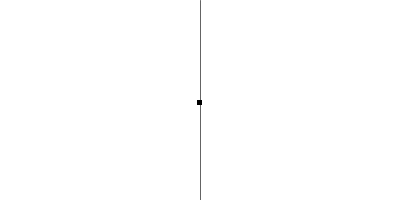
Frame 1 (no input)
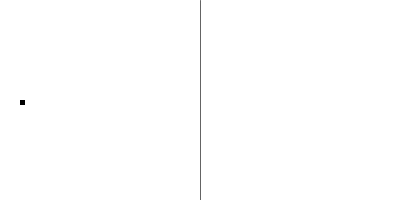
Frame 60 (the mouse pressed at the canvas centre just before this capture)
Frame 120 (the mouse held since frame 60 and released just before this capture): identical to frame 60, image omitted

The Processing sketch that drew these frames (run headless with seeded random() and noise(); from frame 60 on, the mouse is pressed at the canvas centre):

// Processing sketch: _11_Objekt
// ── _11_Objekt.pde
// processing 2 - NOD / Roxy 6.5. 2008 Praha
// :: krystof pesek

// 11 objekt, koncepce, zaklady

// objekt je ucelena sada funkci, promennych, operaci ktere
// se chovaji jako jednotne teleso
// objekty se pouzivaji pro organizaci kodu do srozumitelnejsiho tvaru
// pod objektem je mozno predstavit si cokoli, v tomto prikladu
// budeme pracovat s jadnoduchym objektem ktery bude reagovat na uzivateluv
// vstup a kreslit jednoduchy obrazec

// telo objektu vypada nasledovne:
// v processingu se definice omezuje na slovo "class" - tedy hrube prelozeno jako trida
// k zalozeni vlastni class piseme takto:

// class MujObjekt{
//  
// }

// timto se vytvorila class nazvana "MujObjekt"
// ta v sobe muze drzet neomezeny pocet funkci a promennych
// tak napriklad:

class MujObjekt{
  float x;
  float y;
  float rychlost;
  float w,h;

  // tzv. konstruktor je volan jen pri vytvoreni obejktu
  // konstruktor muze obsahovat i vstup promennych z vnejsku
  // napr.
  //  MujObjekt(float _x){
  // //prebrani promenne z vnesku do lokalni objektove
  //   x=_x;
  // }
  // konstruktoru muze byt i vice v jednom objektu
  // tedy objekt muze mit vice verzi zrodu
  // to se da napsat rozdilnymi argumenty v kulatych zavorkach konstruktoru
  //
  // MujObjekt(){ ... }
  // MujObjekt(float x, float y,int id){ ... }


  MujObjekt(){
    y = height/2.0;
    x = width/2.0;
    rychlost = 3.0;
    w = h = 5;
  }

  // funkce ktera pricte k "x" promennou "rychlost", pohyb doprava;
  void pohniSeDoprava(){
    x+=rychlost;
  }

  // funkce ktera odecte od "x" promennou "rychlost", pohyb doleva;
  void pohniSeDoleva(){
    x-=rychlost;
  }

  //funkce ktera vykresli objekt
  void vykresli(){

    // volani vnitrni promenne, i bez teckove syntaxe je srozumitelne
    // rovna se this.zustanNaPlose();
    zustanNaPlose();

    noStroke();
    fill(0);
    rect(x,y,w,h);
  }

  void zustanNaPlose(){
    x = constrain(x,0,width-w); 
    y = constrain(y,0,width-h);    
  }
}


//////////////////////////////////////////////////////////////
// voila
// nyni mame svuj jednoduchy objekt definovan, ten nemusi byt nezbytne na
// zacatku programu, muze byt kdekoli
// nize priklad jak se da pouzit..
//////////////////////////////////////////////////////////////


// vytvoreni objektu zde;
MujObjekt instanceObjektu;

void setup(){
  // tzv. cast objektu, zde se objekt vytvari - vola se konstruktor
  instanceObjektu = new MujObjekt(); 
  size(400,200); 
}

void draw(){
  background(255);
  
  //delici cara na polovine
  stroke(0,155);
  line(width/2.0,0,width/2.0,height);

  if(mouseX>width/2.0){
    // teckovou syntaxi se da takto zavolat funkce objetku
    instanceObjektu.pohniSeDoprava();    
  }
  else if(mouseX<width/2.0){
    instanceObjektu.pohniSeDoleva();    
  }

  //volani kreslici funkce do drawu
  instanceObjektu.vykresli();

  // na vnitrni funkce promenne cokoli se muzeme zvnejsi dostat teckovou syntaxi..
  println("X: "+instanceObjektu.x+"   Y: "+instanceObjektu.x);
}

// objekty maji dalsi zajimave vlastnosti, moho mezi sebou komunikovat
// navzajem se vytvaret, dedit svoje vlastnosti, modifikovat je atd..
// cela koncepce je prevzata z javy, temer cokoli co lze napsat jave
// lze i v processingu, vyjma nejakych poslednich specialit, processing
// defaultne bezi pod javou 1.4.2, tedy vse co je kompatibilni s touto javou
// jinak se da pouzit tzv processing expert pro custom nastaveni
//
// vice o objektech v java referencich:
// http://java.sun.com/docs/books/tutorial/java/concepts/index.html


// objekty mohou tvorit i pole
// v nasledujici sketchi bude popsan koncept poli objektu
